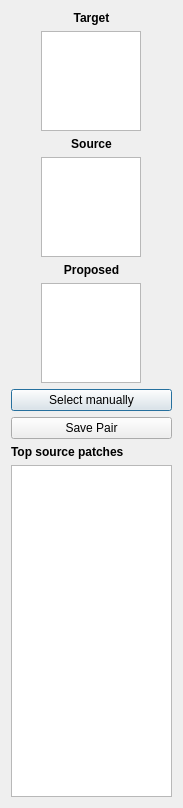
<?xml version="1.0" encoding="UTF-8"?>
<ui version="4.0">
 <class>TopPatchesDialog</class>
 <widget class="QDialog" name="TopPatchesDialog">
  <property name="geometry">
   <rect>
    <x>0</x>
    <y>0</y>
    <width>183</width>
    <height>808</height>
   </rect>
  </property>
  <property name="windowTitle">
   <string>Dialog</string>
  </property>
  <layout class="QVBoxLayout" name="verticalLayout">
   <item>
    <widget class="QLabel" name="label">
     <property name="font">
      <font>
       <weight>75</weight>
       <bold>true</bold>
      </font>
     </property>
     <property name="text">
      <string>Target</string>
     </property>
     <property name="alignment">
      <set>Qt::AlignCenter</set>
     </property>
    </widget>
   </item>
   <item>
    <layout class="QHBoxLayout" name="horizontalLayout">
     <property name="sizeConstraint">
      <enum>QLayout::SetDefaultConstraint</enum>
     </property>
     <item>
      <widget class="QGraphicsView" name="gfxQueryPatch">
       <property name="maximumSize">
        <size>
         <width>100</width>
         <height>100</height>
        </size>
       </property>
       <property name="verticalScrollBarPolicy">
        <enum>Qt::ScrollBarAlwaysOff</enum>
       </property>
       <property name="horizontalScrollBarPolicy">
        <enum>Qt::ScrollBarAlwaysOff</enum>
       </property>
      </widget>
     </item>
    </layout>
   </item>
   <item>
    <widget class="QLabel" name="label_3">
     <property name="font">
      <font>
       <weight>75</weight>
       <bold>true</bold>
      </font>
     </property>
     <property name="text">
      <string>Source</string>
     </property>
     <property name="alignment">
      <set>Qt::AlignCenter</set>
     </property>
    </widget>
   </item>
   <item>
    <layout class="QHBoxLayout" name="horizontalLayout_2">
     <item>
      <widget class="QGraphicsView" name="gfxSourcePatch">
       <property name="maximumSize">
        <size>
         <width>100</width>
         <height>100</height>
        </size>
       </property>
       <property name="verticalScrollBarPolicy">
        <enum>Qt::ScrollBarAlwaysOff</enum>
       </property>
       <property name="horizontalScrollBarPolicy">
        <enum>Qt::ScrollBarAlwaysOff</enum>
       </property>
      </widget>
     </item>
    </layout>
   </item>
   <item>
    <widget class="QLabel" name="label_4">
     <property name="font">
      <font>
       <weight>75</weight>
       <bold>true</bold>
      </font>
     </property>
     <property name="text">
      <string>Proposed</string>
     </property>
     <property name="alignment">
      <set>Qt::AlignCenter</set>
     </property>
    </widget>
   </item>
   <item>
    <layout class="QHBoxLayout" name="horizontalLayout_3">
     <item>
      <widget class="QGraphicsView" name="gfxProposedPatch">
       <property name="maximumSize">
        <size>
         <width>100</width>
         <height>100</height>
        </size>
       </property>
      </widget>
     </item>
    </layout>
   </item>
   <item>
    <widget class="QPushButton" name="btnSelectManually">
     <property name="text">
      <string>Select manually</string>
     </property>
    </widget>
   </item>
   <item>
    <widget class="QPushButton" name="btnSavePair">
     <property name="text">
      <string>Save Pair</string>
     </property>
    </widget>
   </item>
   <item>
    <widget class="QLabel" name="label_2">
     <property name="font">
      <font>
       <weight>75</weight>
       <bold>true</bold>
      </font>
     </property>
     <property name="text">
      <string>Top source patches</string>
     </property>
    </widget>
   </item>
   <item>
    <widget class="QListView" name="listView">
     <property name="mouseTracking">
      <bool>true</bool>
     </property>
    </widget>
   </item>
  </layout>
 </widget>
 <resources/>
 <connections/>
</ui>
